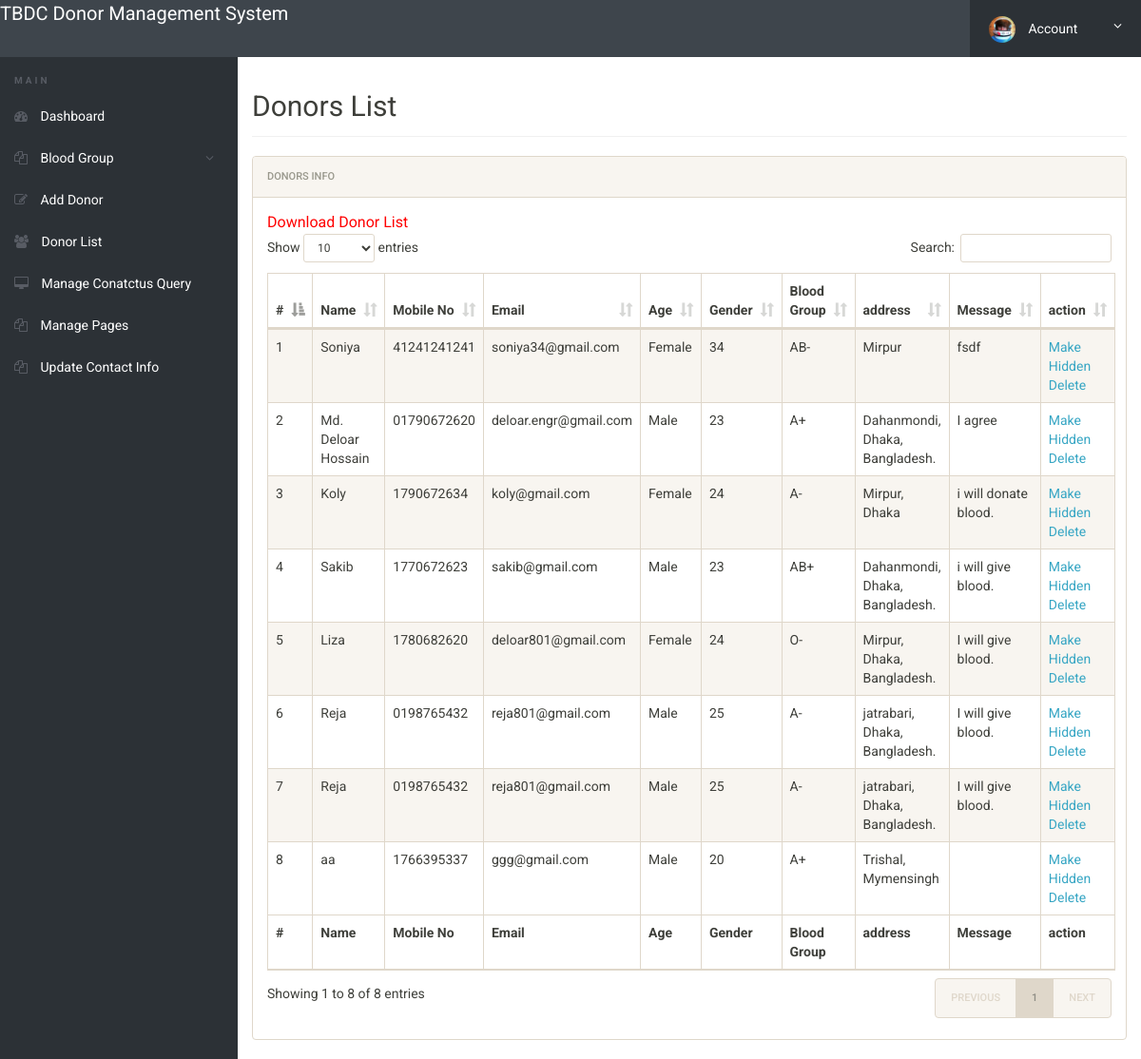
/admin/donor-list.php (signed in), run on the app's committed database.
### tables this page shows
CREATE TABLE `tblblooddonars` (
  `id` int(11) NOT NULL,
  `FullName` varchar(100) DEFAULT NULL,
  `MobileNumber` char(11) DEFAULT NULL,
  `EmailId` varchar(100) DEFAULT NULL,
  `Gender` varchar(20) DEFAULT NULL,
  `Age` int(11) DEFAULT NULL,
  `BloodGroup` varchar(20) DEFAULT NULL,
  `Address` varchar(255) DEFAULT NULL,
  `Message` mediumtext DEFAULT NULL,
  `PostingDate` timestamp NOT NULL DEFAULT current_timestamp(),
  `status` int(1) DEFAULT NULL
);

### admin/donor-list.php (the view, shortened to what this page needs)
<?php
include('includes/config.php');
if(strlen($_SESSION['alogin'])==0)
	{
header('location:index.php');
}
else{
 ?>
<!doctype html>
<html lang="en" class="no-js">
<head>
	<link rel="stylesheet" href="css/font-awesome.min.css">
	<link rel="stylesheet" href="css/bootstrap.min.css">
	<link rel="stylesheet" href="css/dataTables.bootstrap.min.css">
	<link rel="stylesheet" href="css/bootstrap-social.css">
	<link rel="stylesheet" href="css/bootstrap-select.css">
	<link rel="stylesheet" href="css/fileinput.min.css">
	<link rel="stylesheet" href="css/awesome-bootstrap-checkbox.css">
	<link rel="stylesheet" href="css/style.css">
</head>
<body>
	<?php include('includes/header.php');?>
	<div class="ts-main-content">
		<?php include('includes/leftbar.php');?>
		<div class="content-wrapper">
			<div class="container-fluid">
				<div class="row">
					<div class="col-md-12">
						<h2 class="page-title">Donors List</h2>
						<div class="panel panel-default">
							<div class="panel-heading">Donors Info</div>
							<div class="panel-body">
				<a href="download-records.php" style="color:red; font-size:16px;">Download Donor List</a>
								<table id="zctb" class="display table table-striped table-bordered table-hover" cellspacing="0" width="100%">
									<thead>
										<tr>
										<th>#</th>
											<th>Name</th>
											<th>Mobile No</th>
											<th>Email</th>
											<th>Age</th>
											<th>Gender</th>
											<th>Blood Group</th>
											<th>address</th>
											<th>Message </th>
											<th>action </th>
										</tr>
									</thead>
									<tfoot>
										<tr>
										<th>#</th>
										<th>Name</th>
											<th>Mobile No</th>
											<th>Email</th>
											<th>Age</th>
											<th>Gender</th>
											<th>Blood Group</th>
											<th>address</th>
											<th>Message </th>
											<th>action </th>
										</tr>
									</tfoot>
									<tbody>
<?php $sql = "SELECT * from  tblblooddonars ";
$query = $dbh -> prepare($sql);
$query->execute();
$results=$query->fetchAll(PDO::FETCH_OBJ);
$cnt=1;
if($query->rowCount() > 0)
{
foreach($results as $result)
{				?>
										<tr>
											<td><?php echo htmlentities($cnt);?></td>
											<td><?php echo htmlentities($result->FullName);?></td>
											<td><?php echo htmlentities($result->MobileNumber);?></td>
											<td><?php echo htmlentities($result->EmailId);?></td>
											<td><?php echo htmlentities($result->Gender);?></td>
											<td><?php echo htmlentities($result->Age);?></td>
											<td><?php echo htmlentities($result->BloodGroup);?></td>
											<td><?php echo htmlentities($result->Address);?></td>
											<td><?php echo htmlentities($result->Message);?></td>
										<td>
<?php if($result->status==1)
{?>
<a href="donor-list.php?hidden=<?php echo htmlentities($result->id);?>" onclick="return confirm('Do you really want to hiidden this detail')"> Make Hidden</a>
<?php } else {?>
<a href="donor-list.php?public=<?php echo htmlentities($result->id);?>" onclick="return confirm('Do you really want to Public this detail')"> Make Public</a>
<?php } ?>
<a href="donor-list.php?del=<?php echo htmlentities($result->id);?>" onclick="return confirm('Do you really want to delete this record')"> Delete</a>
</td>
										</tr>
										<?php $cnt=$cnt+1; }} ?>
									</tbody>
								</table>
							</div>
						</div>
					</div>
				</div>
			</div>
		</div>
	</div>
</body>
</html>
<?php } ?>

### admin/css/style.css (style rules this page uses)
html { font-size: 14px; }
@media only screen and (min-width: 480px) { html { font-size: 17px; } }
@media only screen and (min-width: 768px) { html { font-size: 14px; } }
body { font-size: 1em; }
a { color: #37a6c4; }
.panel { overflow: hidden; }
.page-title { padding-bottom: 15px; margin-bottom: 20px; border-bottom: 1px solid #f0f0f0; }
.ts-main-content .content-wrapper { padding-top: 15px; margin-top: 60px; }
@media only screen and (min-width: 992px) { .ts-main-content .content-wrapper { margin-left: 250px; } }

### data on the page
tblblooddonars: FullName "Soniya", MobileNumber "41241241241", EmailId "soniya34@gmail.com", Gender "Female", Age "34", BloodGroup "AB-", Address "Mirpur", Message "fsdf"
tblblooddonars: FullName "Md. Deloar Hossain", MobileNumber "01790672620", EmailId "deloar.engr@gmail.com", Gender "Male", Age "23", BloodGroup "A+", Address "Dahanmondi, Dhaka, Bangladesh.", Message "I agree"
tblblooddonars: FullName "Koly", MobileNumber "1790672634", EmailId "koly@gmail.com", Gender "Female", Age "24", BloodGroup "A-", Address "Mirpur, Dhaka", Message "i will donate blood."
tblblooddonars: FullName "Sakib", MobileNumber "1770672623", EmailId "sakib@gmail.com", Gender "Male", Age "23", BloodGroup "AB+", Address "Dahanmondi, Dhaka, Bangladesh.", Message "i will give blood."
tblblooddonars: FullName "Liza", MobileNumber "1780682620", EmailId "deloar801@gmail.com", Gender "Female", Age "24", BloodGroup "O-", Address "Mirpur, Dhaka, Bangladesh.", Message "I will give blood."
tblblooddonars: FullName "Reja", MobileNumber "0198765432", EmailId "reja801@gmail.com", Gender "Male", Age "25", BloodGroup "A-", Address "jatrabari, Dhaka, Bangladesh.", Message "I will give blood."
tblblooddonars: FullName "Reja", MobileNumber "0198765432", EmailId "reja801@gmail.com", Gender "Male", Age "25", BloodGroup "A-", Address "jatrabari, Dhaka, Bangladesh.", Message "I will give blood."
tblblooddonars: FullName "aa", MobileNumber "1766395337", EmailId "ggg@gmail.com", Gender "Male", Age "20", BloodGroup "A+", Address "Trishal, Mymensingh"
